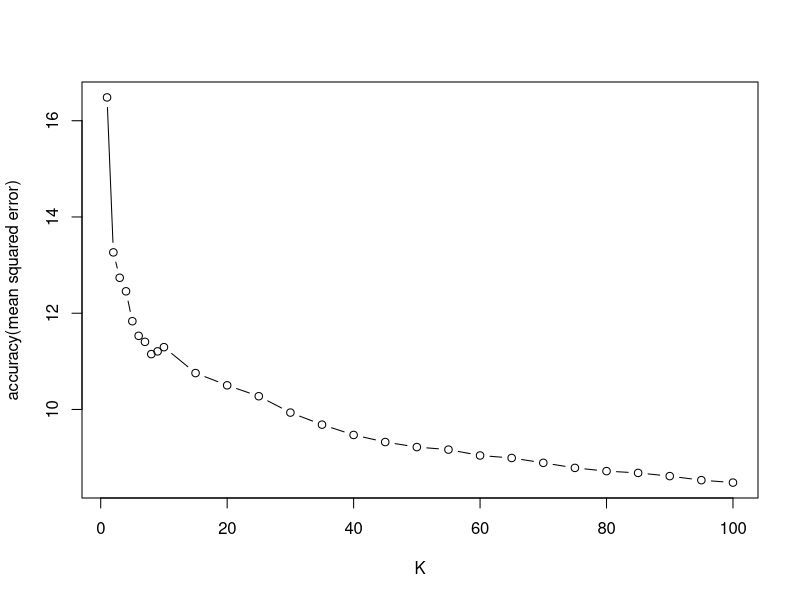

Source code (R):
## ---- chunk 1
# Clear entire workspace
rm(list=ls())

# l2 norm distance
mydist <- function(x1, x2) {
    return (sqrt(apply((x1-x2)^2, 1, sum)))
}

# Get most frequent 
getmode <- function(v) {
   uniqv <- unique(v)
   uniqv[which.max(tabulate(match(v, uniqv)))]
}

# KNN
myknn <- function(xtest, xtrain, ytrain, k) {
    # Initialte a vector for storing results.
    result <- rep(0, times = nrow(xtest))
    for( c in (1:nrow(xtest)))
    {
      dimMatrix <- mydist(xtest[c,],xtrain)
      # Sort by indices and take the order of them (top k)
      top_indices = order(dimMatrix, decreasing=FALSE)[1:k]
      result[c] <- mean(ytrain[top_indices])
    }
    return <- result
}
## ---- chunk 2

# This section is only a test of functionality of myknn.
# xtest is 2 by 5 matrix
xtest <- matrix(1:10, ncol=5, byrow=TRUE)
# xtrain is 20 by 5 matrix
xtrain <- matrix(1:100, ncol=5, byrow=TRUE)
# ytrain is 20 length vector
ytrain <- c(1,0,1,0,1,0,1,0,1,0,1,0,1,0,1,0,1,0,1,0)

# a is expected as a 2 length vector
a<- myknn(xtest, xtrain, ytrain, 3)
print(a)
## ---- chunk 3
# Initialize random seed
set.seed(1)

# Use library MASS for generating multi dimension normal distribution
library(MASS)

# Mean
my_mean <- c(1,2,3,4,5)
my_var <- matrix(rep(0, 25), nrow=5, ncol=5)
for( i in c(1:5))
{
  for(j in c(1:5))
  {
    my_var[i,j] = 0.5^(abs(i-j))
  }
}

x <- mvrnorm(1000,my_mean,my_var)

y <- x[,1]+x[,2]+(x[,3]-2.5)^2

print("The first three data: ")
print(x[1:3,])

print(y[1:3])

## ---- chunk 4
split_count <- 400
x_train <- x[1:split_count,]
x_test <- x[(split_count+1):1000,]
y_train <- y[1:split_count]
y_test <- y[(split_count+1):1000]

predictions <- myknn(x_test, x_train, y_train, 5)
sum((predictions - y_test)^2)/600

## ---- chunk 5
k_collection <- c(1,2,3,4,5,6,7,8,9,10,15,20,25,30,35,40,45,50,55,60,65,70,75,80,85,90,95,100)

y_collection <- rep(0, times = length(k_collection))

y_index <- 1

for(k in k_collection)
{
  predictions <- myknn(x_test, x_train, y_train, k)
  y_collection[y_index] <- sum((predictions - y_test)^2)/600
  y_index <- y_index+1
}

plot(k_collection, y_collection,type="b", xlab = "K", ylab="accuracy(mean squared error)")
